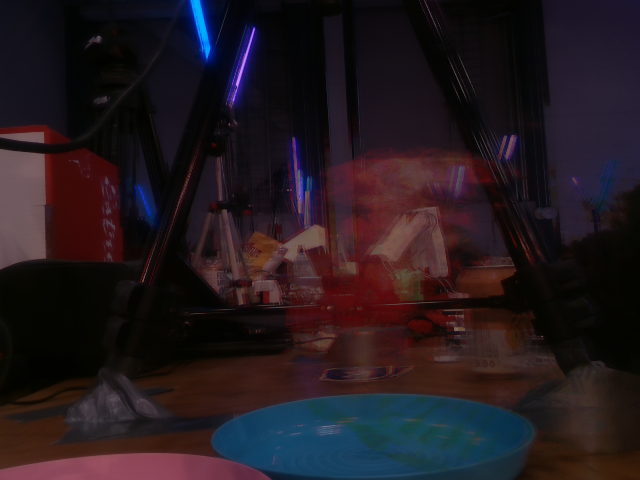
#> input picture anomaly/model/background.png, 640 x 480 px
$ python inspector.py work/dataset/test/defective/light_green__20261114_121800_light_green_good_a_0001__syn0_line.png
#> lines starting #> are read from the running program, lines starting #| are printed output that depends on the picture
#> (reads anomaly/model/model_info.json from the repository)
### anomaly/brick.py
"""Find and crop the brick in a GROUND-camera frame (fixed camera, brick held by the gripper).

How it works (no depth: the brick is closer than the D415's minimum range):
  1. background  = per-pixel median of many frames from this camera. The gripper and brick move
                   between frames, the room does not, so the median is the empty scene.
  2. brick pixels = differ from the background AND are not dark (arm, cables) AND are colourful
                   for their brightness (chroma > 0.18 x lightness). The white gripper jaws look
                   bright but almost colourless under the room light, so they drop out.
  3. morphology  = open (specks) -> close (gaps) -> largest blob -> fill holes -> open again
                   (cuts thin jaw fringes) -> convex hull (a brick outline is ~convex, fills the
                   dark inside of an upside-down brick).
  4. no brick    = blob smaller than 2 % of the frame -> None (empty gripper, brick out of view).
  5. crop        = rotate long side horizontal (studs up for side views), tight square crop,
                   background painted flat grey.

If the camera moves or the room changes a lot, rebuild the background (prepare.py does).
Self-contained on purpose (only OpenCV + NumPy), so the robot runtime can import it alone.
"""

from pathlib import Path

import cv2
import numpy as np

FILL = 128  # flat background grey of every crop


def _ellipse(k: int) -> np.ndarray:
    return cv2.getStructuringElement(cv2.MORPH_ELLIPSE, (k, k))


# [10 lines left out: function largest_blob_filled, not called in this run]


class BrickFinder:
    def __init__(self, background: np.ndarray, fg_thresh: float = 22, min_lightness: float = 28,
                 min_chroma_ratio: float = 0.18, min_chroma: float = 10, min_area: float = 0.02,
                 margin: float = 0.08):
        self.background = background
        self._bg_lab = self._lab(background)
        self.fg_thresh, self.min_lightness = fg_thresh, min_lightness
        self.min_chroma_ratio, self.min_chroma = min_chroma_ratio, min_chroma
        self.min_area, self.margin = min_area, margin

    # -- background ---------------------------------------------------------
    @staticmethod
    def _lab(bgr: np.ndarray) -> np.ndarray:
        return cv2.cvtColor(cv2.GaussianBlur(bgr, (5, 5), 0), cv2.COLOR_BGR2LAB).astype(np.float32)

    # [4 lines left out: function from_frames, not called in this run]

    @classmethod
    def load(cls, path: Path, **kw) -> "BrickFinder":
        bg = cv2.imread(str(path))
#> bg is the input picture: shape (480, 640, 3); mean B, G, R 30.4, 24.9, 35.3
        if bg is None:
            raise FileNotFoundError(f"background image not found: {path}")
        return cls(bg, **kw)
#> in _lab, `return cv2.cvtColor(cv2.GaussianBlur(bgr, (5, 5), 0), cv2.COLOR_BGR2LA..`:
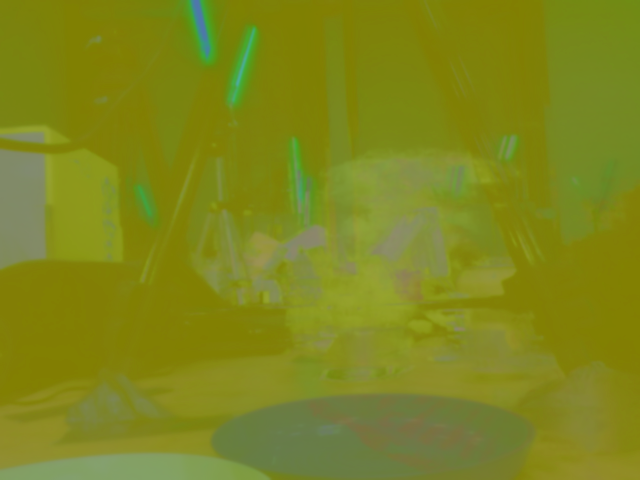
#> returned value: shape (480, 640, 3) float32; mean of channels 0, 1, 2 28.5, 135, 127.1; drawn as B, G, R

    def save(self, path: Path) -> None:
        cv2.imwrite(str(path), self.background)

    # -- finding ------------------------------------------------------------
    # [72 lines left out: functions mask, crop, _studs_at_bottom, canonical_crop, overlay, not called in this run]

### anomaly/inspector.py
"""Use the trained model: one frame in -> good / defective / no brick, score, heatmap.

In code (robot runtime needs only openvino + opencv + numpy, no Anomalib / torch):

    from inspector import Inspector
    insp = Inspector()                       # loads anomaly/model/ (CPU; device="GPU" or "NPU" too)
    r = insp.inspect(frame_bgr)              # a 640x480 ground-camera frame (BGR, as OpenCV reads)
    r.label      -> "good" | "defective" | "no_brick"
    r.score      -> 0..1 (>= threshold -> defective), None if no brick
    r.view       -> picture for humans: frame + outline | crop | heatmap, with the verdict

From the command line (image file or folder):

    .venv\\Scripts\\python.exe anomaly/inspector.py data/20261114_120510_red_good_a/0003_ground_color.png
    .venv\\Scripts\\python.exe anomaly/inspector.py data/<session> --out anomaly/reports/check

Robustness:
  * no brick in view (empty gripper, brick out of frame) -> label "no_brick", never a crash
  * wrong frame size (other camera / resolution) -> clear error message
  * every result carries the time it took; the threshold lives in model/model_info.json
"""

import argparse
import csv
import json
import sys
import time
from dataclasses import dataclass, field
from pathlib import Path

import cv2
import numpy as np

sys.path.insert(0, str(Path(__file__).resolve().parent))
import config as C  # noqa: E402
from brick import BrickFinder, overlay  # noqa: E402


@dataclass
class Result:
    label: str                              # "good" | "defective" | "no_brick"
    score: float | None = None              # normalised anomaly score, None without brick
    threshold: float = 0.5
    ms: float = 0.0                         # total time: brick finding + model
    crop: np.ndarray | None = None          # the square brick crop that was scored (BGR)
    anomaly_map: np.ndarray | None = None   # HxW float 0..1 on the crop
    mask: np.ndarray | None = None          # brick mask on the frame
    view: np.ndarray | None = field(default=None, repr=False)  # human-readable picture

    @property
    def defective(self) -> bool | None:
        return None if self.label == "no_brick" else self.label == "defective"


# [5 lines left out: function heat_overlay, not called in this run]


class Inspector:
    def __init__(self, model_dir: Path = C.MODEL, device: str = "CPU", threshold: float | None = None):
        import openvino as ov

        model_dir = Path(model_dir)
        info_path = model_dir / "model_info.json"
        if not info_path.exists():
            raise FileNotFoundError(f"No model in {model_dir} - run anomaly/train.py first.")
        self.info = json.loads(info_path.read_text())
        self.threshold = float(threshold if threshold is not None else self.info.get("threshold", 0.5))
        self.size = int(self.info.get("image_size", 256))
        self.finder = BrickFinder.load(model_dir / self.info.get("background", "background.png"))
        core = ov.Core()
        if not any(d.startswith(device) for d in core.available_devices):
            raise RuntimeError(f"OpenVINO device {device} not available; have {core.available_devices}")
        self.device = device
        self._model = core.compile_model(model_dir / self.info.get("openvino_xml", "openvino/model.xml"), device)
        self._outputs = {o.any_name: o for o in self._model.outputs}
        self.score_crop(np.full((self.size, self.size, 3), 128, np.uint8))  # warm-up (first call compiles)

    # [44 lines left out: functions score_crop, inspect, _view, not called in this run]


def main() -> None:
    ap = argparse.ArgumentParser(description=__doc__, formatter_class=argparse.RawDescriptionHelpFormatter)
    ap.add_argument("inputs", nargs="+", type=Path, help="image files or folders (ground-camera frames)")
    ap.add_argument("--out", type=Path, default=C.REPORTS / "inspect", help="where to save the pictures + CSV")
    ap.add_argument("--device", default="CPU", help="CPU | GPU | NPU")
    ap.add_argument("--threshold", type=float, default=None, help="override model_info.json")
    ap.add_argument("--all-cameras", action="store_true", help="in folders, also take non-ground images")
    args = ap.parse_args()

    files = []
    for p in args.inputs:
        if p.is_dir():
            pat = "*.png" if args.all_cameras else f"*_{C.CAMERA}_color.png"
            files += sorted(p.glob(pat)) or sorted(p.glob("*.png"))
        else:
            files.append(p)
    insp = Inspector(device=args.device, threshold=args.threshold)
    args.out.mkdir(parents=True, exist_ok=True)
    rows = []
    print(f"{'image':50s} {'label':10s} {'score':>6s} {'ms':>6s}")
    for f in files:
        img = cv2.imread(str(f))
        if img is None:
            print(f"{str(f)[-50:]:50s} cannot read")
            continue
        r = insp.inspect(img)
        name = f"{f.parent.name}_{f.stem}"
        cv2.imwrite(str(args.out / f"{name}.jpg"), r.view)
        rows.append({"image": str(f), "label": r.label, "score": "" if r.score is None else round(r.score, 4),
                     "ms": round(r.ms, 1)})
        print(f"{str(f)[-50:]:50s} {r.label:10s} {'' if r.score is None else f'{r.score:.3f}':>6s} {r.ms:6.0f}")
    with (args.out / "results.csv").open("w", newline="") as fh:
        w = csv.DictWriter(fh, ["image", "label", "score", "ms"])
        w.writeheader()
        w.writerows(rows)
    print(f"\npictures + results.csv in {args.out}")


if __name__ == "__main__":
    main()
#> (the call stopped at in __init__, `core = ov.Core()`: openvino is not available in this run)
